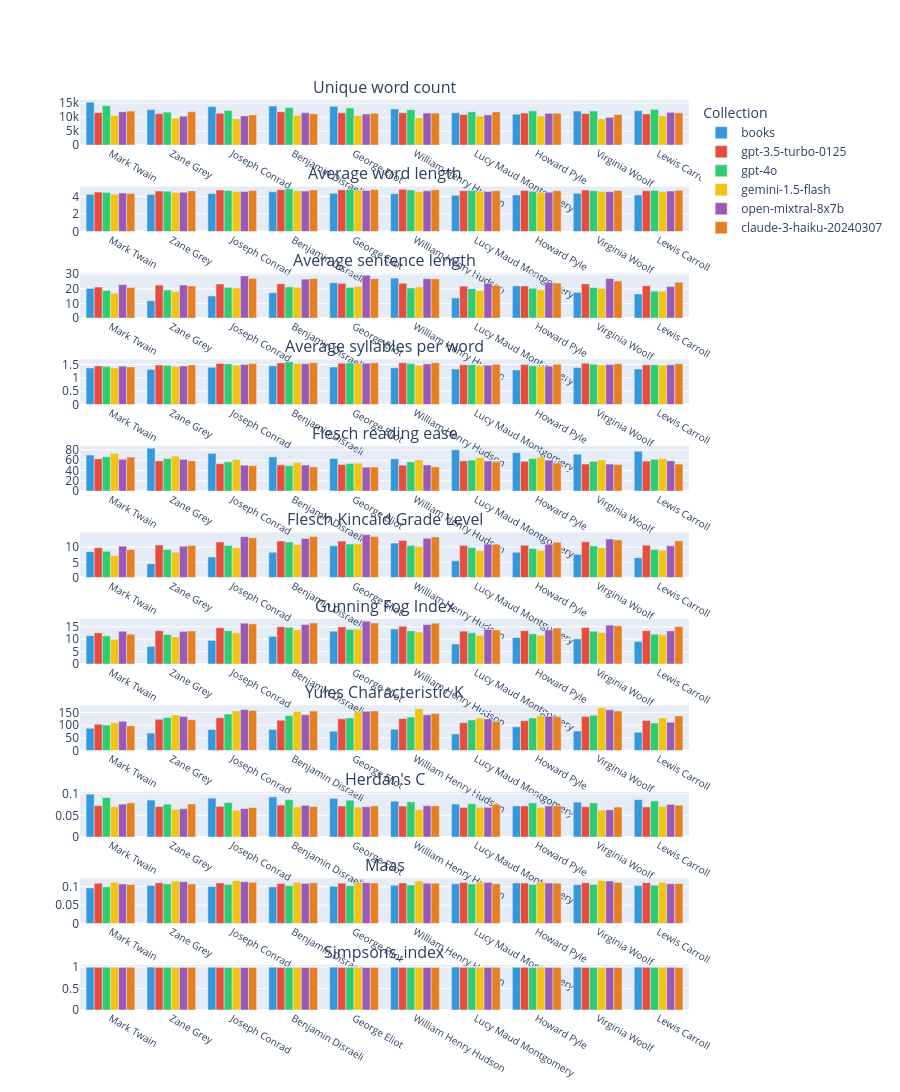
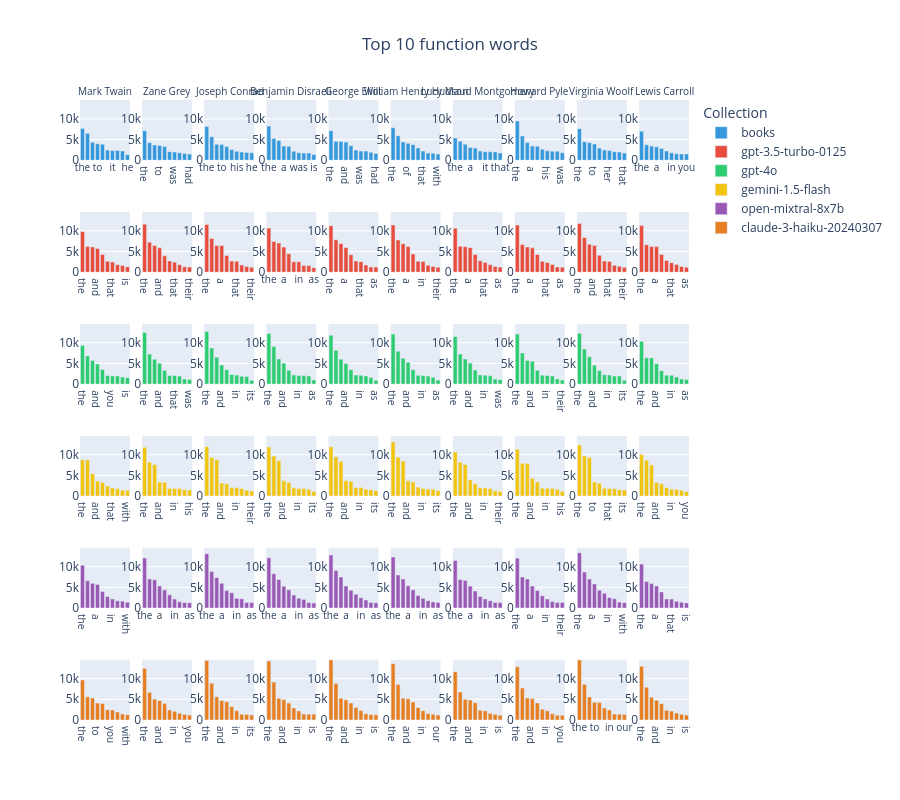
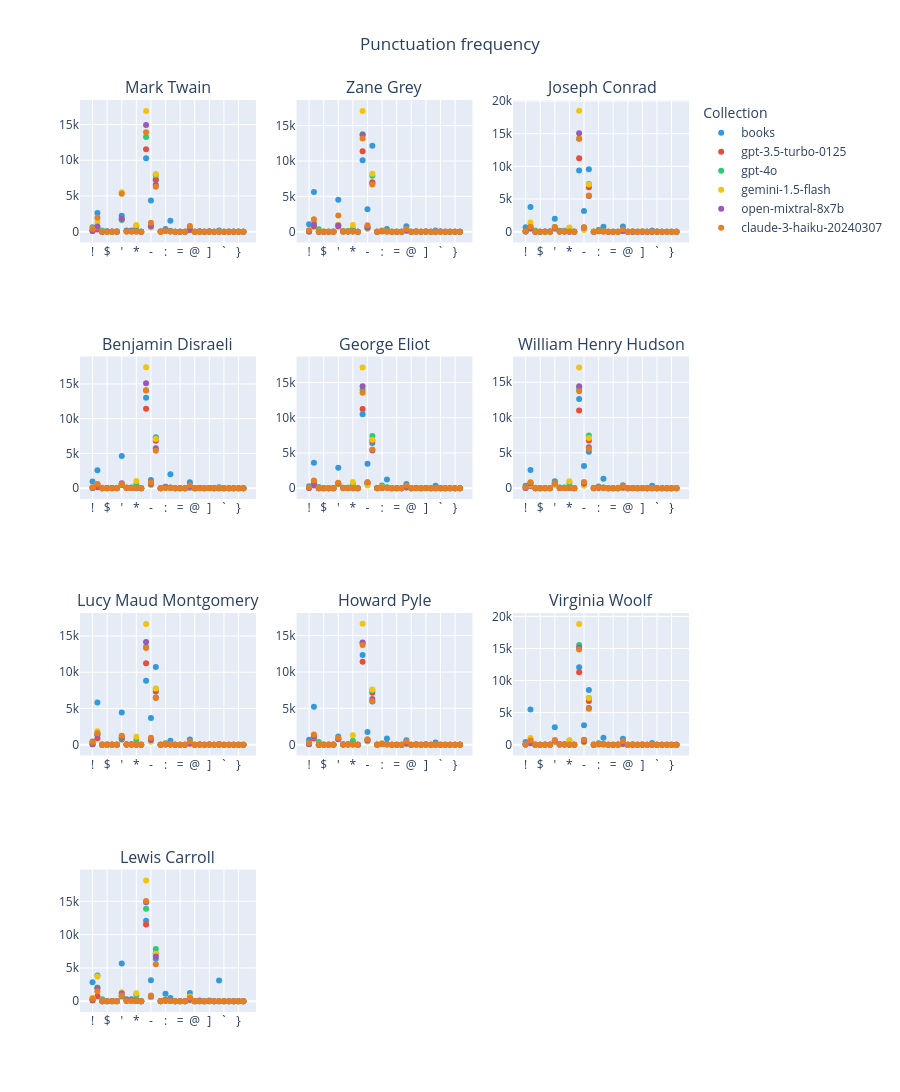
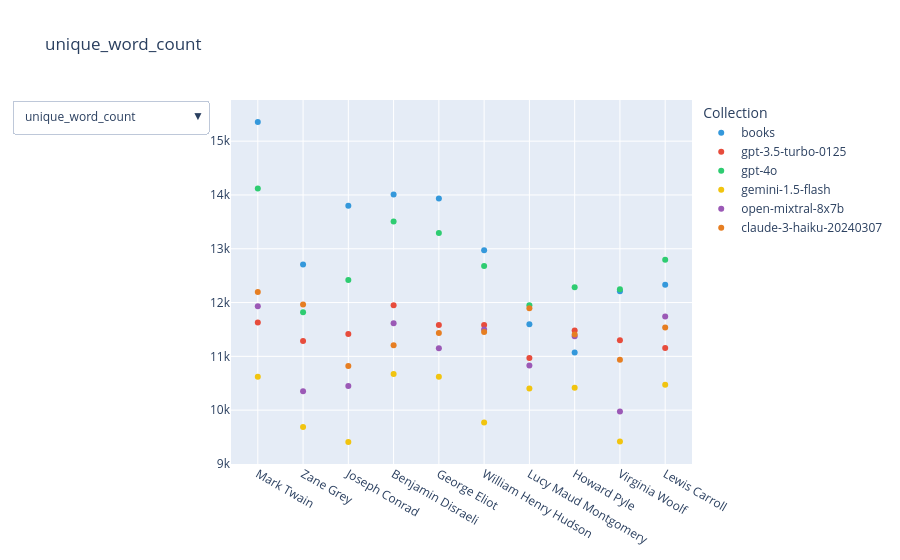

Notebook source saved alongside these figures, in order:
### Code cell
MetricsAnalysisVisualization(settings).visualize(
    metrics_analysis_results=train_metrics_analysis_results
)
